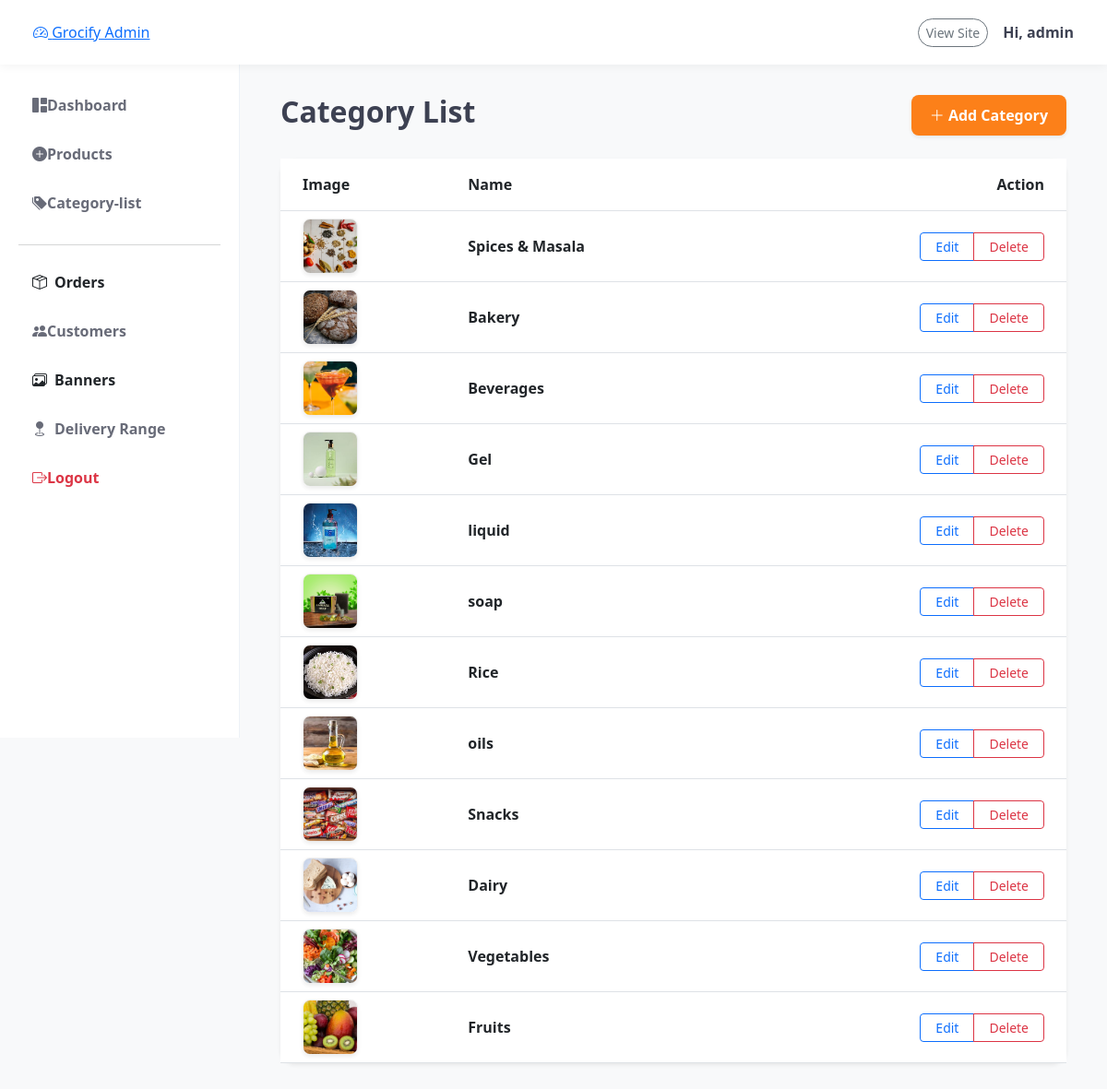
The page /dash/category-list/ (signed in) on the database its author committed.
### store/models.py (models this page shows, shortened)
class Category(models.Model):
    name = models.CharField(max_length=100)  # e.g., "Fresh Vegetables"
    image = models.ImageField(upload_to='categories/')

### admindash/views.py (the view)
# urls.py: path('category-list/', views.category_list, name='category_list'),
@user_passes_test(lambda u: u.is_staff)
def category_list(request):
    categories = Category.objects.all().order_by('-id')
    return render(request, 'admindash/category_list.html', {
        'categories': categories
    })

### admindash/templates/admindash/category_list.html (shortened to what this page needs)
{% extends 'admindash/base.html' %}
{% block admin_content %}
<div class="container-fluid">
    <div class="d-flex justify-content-between align-items-center mb-4">
        <h2 class="fw-bold">Category List</h2>
        <button type="button" class="btn btn-orange shadow-sm" data-bs-toggle="modal" data-bs-target="#addCategoryModal">
            <i class="bi bi-plus-lg"></i> Add Category
        </button>
    </div>
    <div class="card border-0 shadow-sm rounded-4">
        <div class="card-body p-0">
            <div class="table-responsive">
                <table class="table table-hover align-middle mb-0">
                    <thead class="bg-light">
                        <tr>
                            <th class="ps-4 py-3">Image</th>
                            <th class="py-3">Name</th>
                            <th class="py-3 text-end pe-4">Action</th>
                        </tr>
                    </thead>
                    <tbody>
                        {% for category in categories %}
                        <tr>
                            <td class="ps-4">
                                <img src="{{ category.image.url }}"
                                     class="rounded-3 shadow-sm"
                                     style="width: 60px; height: 60px; object-fit: cover;">
                            </td>
                            <td class="fw-semibold">{{ category.name }}</td>
                            <td class="text-end pe-4">
                                <div class="btn-group">
                                    <button type="button" class="btn btn-outline-primary btn-sm px-3" data-bs-toggle="modal" data-bs-target="#editCategoryModal{{ category.id }}">
                                        Edit
                                    </button>
                                    <button type="button" class="btn btn-outline-danger btn-sm px-3" data-bs-toggle="modal" data-bs-target="#deleteCategoryModal{{ category.id }}">
                                        Delete
                                    </button>
                                </div>
                            </td>
                        </tr>
                        {% empty %}
                        <tr>
                            <td colspan="3" class="text-center py-4 text-muted">No categories found.</td>
                        </tr>
                        {% endfor %}
                    </tbody>
                </table>
            </div>
        </div>
    </div>
</div>
{% endblock %}

### admindash/templates/admindash/base.html (shortened to what this page needs)
<!doctype html>
<html lang="en">
  <head>
    <link rel="stylesheet" href="https://unpkg.com/leaflet@1.9.4/dist/leaflet.css" />
    <link
      href="https://cdn.jsdelivr.net/npm/bootstrap@5.3.0/dist/css/bootstrap.min.css"
      rel="stylesheet"
    />
    <link
      rel="stylesheet"
      href="https://cdn.jsdelivr.net/npm/bootstrap-icons@1.11.0/font/bootstrap-icons.css"
    />
  </head>
  <body>
    <nav class="navbar admin-nav fixed-top px-4">
      <div
        class="container-fluid d-flex justify-content-between align-items-center"
      >
        <a href="{% url 'admin_dashboard' %}" class="brand-logo">
          <i class="bi bi-speedometer2"></i> Grocify Admin
        </a>
        <div class="d-flex align-items-center gap-3">
          <a
            href="{% url 'home' %}"
            class="btn btn-outline-secondary btn-sm rounded-pill"
            >View Site</a
          >
          <div class="fw-bold">
            Hi, {{ user.first_name|default:user.username }}
          </div>
        </div>
      </div>
    </nav>
    <div class="sidebar d-none d-lg-block">
      <div class="nav flex-column">
        <a
          href="{% url 'admin_dashboard' %}"
          class="nav-link {% if request.resolver_match.url_name == 'admin_dashboard' %}active{% endif %}"
        >
          <i class="bi bi-grid-1x2-fill"></i> Dashboard
        </a>
        <a
          href="{% url 'product_list_admin' %}"
          class="nav-link {% if request.resolver_match.url_name == 'add_product' %}active{% endif %}"
        >
          <i class="bi bi-plus-circle-fill"></i> Products
        </a>
        <a
          href="{% url 'add_category' %}"
          class="nav-link {% if request.resolver_match.url_name == 'add_category' %}active{% endif %}"
        >
          <i class="bi bi-tags-fill"></i> Category-list
        </a>
        <hr class="text-muted opacity-25" />
       <a href="{% url 'admin_order_list' %}" class="nav-link text-dark d-flex align-items-center gap-2">
        <i class="bi bi-box-seam"></i> Orders
       </a>
        <a href="#" class="nav-link">
          <i class="bi bi-people-fill"></i> Customers
        </a>
        <a href="{% url 'banner_list' %}" class="nav-link text-dark d-flex align-items-center gap-2">
        <i class="bi bi-images"></i> Banners
       </a>
       <a href="{% url 'location_settings' %}" class="nav-link {% if request.resolver_match.url_name == 'location_settings' %}active{% endif %}">
        <i class="bi bi-geo-fill me-2"></i> Delivery Range
        </a>
        <form action="{% url 'logout' %}" method="post" class="mt-auto">
          <button
            type="submit"
            class="nav-link text-danger border-0 bg-transparent w-100 text-start"
          >
            <i class="bi bi-box-arrow-right"></i> Logout
          </button>
        </form>
      </div>
    </div>
    <main class="main-content">
       {% block admin_content %} {% endblock %}
    </main>
  </body>
</html>

### admindash/templates/admindash/base.html (style rules this page uses)
:root { --grocify-orange: #fc8019; --sidebar-bg: #ffffff; --main-bg: #f8f9fa; --text-dark: #3d4152; }
body { background-color: var(--main-bg); font-family: "Segoe UI", sans-serif; color: var(--text-dark); margin: 0; }
.admin-nav { background: #ffffff; height: 70px; box-shadow: 0 2px 10px rgba(0, 0, 0, 0.05); z-index: 1030; }
.sidebar { width: 260px; height: calc(100vh - 70px); position: fixed; top: 70px; left: 0; background: var(--sidebar-bg); border-right: 1px solid #edf2f7; padding: 20px; overflow-y: auto; z-index: 1000; }
.main-content { margin-left: 260px; margin-top: 70px; padding: 2rem; min-height: calc(100vh - 70px); background-color: var(--main-bg); }
.nav-link { display: flex; align-items: center; padding: 12px 15px; border-radius: 12px; color: #686b78; font-weight: 600; margin-bottom: 5px; transition: all 0.2s ease; text-decoration: none; }
.btn-orange { background-color: var(--grocify-orange); color: white; border: none; font-weight: 700; padding: 10px 20px; border-radius: 8px; }
.table img { object-fit: cover; border: 1px solid #eee; }

### rows shown on the page
Category: image (picture), name "Spices & Masala"
Category: image (picture), name "Bakery"
Category: image (picture), name "Beverages"
Category: image (picture), name "Gel"
Category: image (picture), name "liquid"
Category: image (picture), name "soap"
Category: image (picture), name "Rice"
Category: image (picture), name "oils"
Category: image (picture), name "Snacks"
Category: image (picture), name "Dairy"
Category: image (picture), name "Vegetables"
Category: image (picture), name "Fruits"

### other values the page prints
{{ user.first_name|default:user.username }} "admin"
